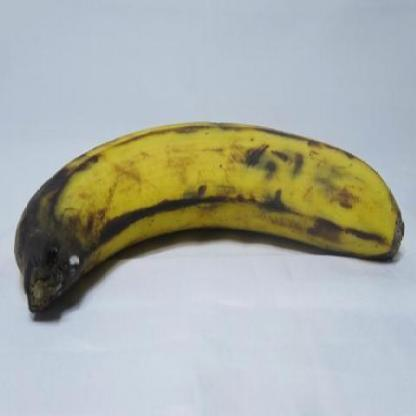
#> input picture huhuh.jpg, 416 x 416 px
$ jupyter execute 'kode test_decision tree.ipynb'
#> lines starting #> are read from the running program, lines starting #| are printed output that depends on the picture
[cell 1]
import os
import shutil
from PIL import Image
import numpy as np
import cv2
from sklearn.tree import DecisionTreeClassifier
from sklearn.metrics import confusion_matrix

base_dir = 'DATASET_ORIGINAL'  # Folder yang berisi dataset
# Membuat folder output jika belum ada
if not os.path.exists('output'):
    os.makedirs('output')

# membersihkan folder output jika sudah ada
shutil.rmtree('output', ignore_errors=True)

#copy file base_dir ke folder output
shutil.copytree(base_dir, 'output')
base_dir = 'output'  # Folder yang berisi dataset


# Kategori yang ada dalam dataset
categories = ['overripe', 'ripe', 'rotten', 'unripe']  # Sesuaikan dengan kategori yang ada dalam dataset

# Fungsi untuk mendapatkan label dari setiap gambar
def get_label(image_path):
    if 'overripe' in image_path:
        return 'overripe'
    elif 'ripe' in image_path:
        return 'ripe'
    elif 'rotten' in image_path:
        return 'rotten'
    elif 'unripe' in image_path:
        return 'unripe'
    else:
        return 'unknown'

# Fungsi untuk menghitung nilai modus dari array numpy
def find_mode(np_array):
    vals, counts = np.unique(np_array, return_counts=True)
    index = np.argmax(counts)
    return vals[index]

# Melabeli gambar dan melakukan crop
mode_hue_values = []
labels = []
try:
    for root, dirs, files in os.walk(base_dir):
        for file in files:
            if file.endswith(('jpg', 'jpeg', 'png')):
                file_path = os.path.join(root, file)
                label = get_label(file_path)
                print(f'Processing file: {file_path}, Label: {label}')
                if label != 'unknown':
                    # Pindahkan file ke folder yang sesuai
                    new_path = os.path.join(base_dir, label, file)
                    shutil.move(file_path, new_path)
                    print(f'Moved {file} to {label} folder')

                    # Crop gambar menjadi 20x20 px
                    img = Image.open(new_path)
                    img = img.resize((20, 20), Image.LANCZOS)
                    img.save(new_path)
                    print(f'Cropped {file} to 20x20 px')

                    # Normalisasi RGB yaitu mengubah nilai RGB menjadi 0-1 yang berguna untuk konversi ke HSV yang mana nilai H (hue) berada di rentang 0-360
                    img_array = np.array(img)
                    img_array = img_array / 255.0 # Normalisasi nilai RGB denagn pembagian 255 agar nilainya menjadi 0-1
                    img_normalized = Image.fromarray((img_array * 255).astype(np.uint8)) # Kembalikan nilai RGB ke 0-255 agar bisa disimpan sebagai gambar
                    img_normalized.save(new_path) # Simpan gambar yang sudah dinormalisasi
                    print(f'Normalized RGB values for {file}')

                    # Konversi RGB menjadi HSV
                    img_hsv = cv2.cvtColor(np.array(img_normalized), cv2.COLOR_RGB2HSV) # Konversi RGB ke HSV
                    img_hsv = Image.fromarray(img_hsv) # Kembalikan ke format gambar PIL
                    img_hsv.save(new_path) # Simpan gambar yang sudah dikonversi ke HSV
                    print(f'Converted {file} to HSV')

                    # Hitung nilai modus hue
                    hue_values = np.array(img_hsv)[:, :, 0] # Ambil nilai hue dari gambar
                    mode_hue = find_mode(hue_values) # Hitung nilai modus dari nilai hue
                    print(f'Mode hue value for {file}: {mode_hue}')
                    mode_hue_values.append(mode_hue) # Tambahkan nilai modus hue ke list agar bisa digunakan untuk training
                    labels.append(label) # Tambahkan label ke list
#> pass 2 of the loop `for root, dirs, files in os.walk(base_dir):`:
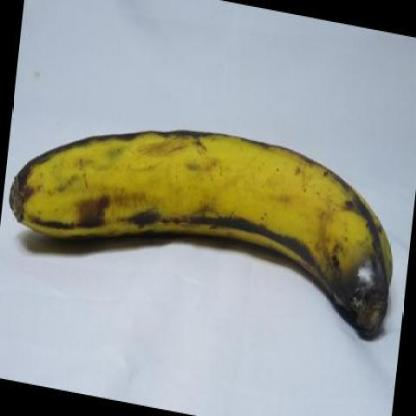
#> input picture output/overripe/musa-acuminata-mold-e18cfd23-1d0a-11ec-87d5-d8c4975e38aa_jpg.rf.175dccdf3479ad6a73213197efe00527.jpg, 416 x 416 px
#> img is the input picture: PIL image 416x416 RGB; mean R, G, B 152.5, 156.1, 147.3
#> `img = img.resize((20, 20), Image.LANCZOS)`:
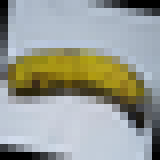
#> img: PIL image 20x20 RGB (shown 8 times larger); mean R, G, B 153.4, 157, 148.2
#> `hue_values = np.array(img_hsv)[:, :, 0]`:
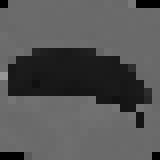
#> hue_values: shape (20, 20) (shown 8 times larger); min 0, max 150, mean 84.9
#> vals = 39 values from 0 to 150; counts = 39 values, max 105 at index 26, min 1 at index 1, mean 10.26
#> index = 26
#> `mode_hue = find_mode(hue_values)`: mode_hue = 106
#| Mode hue value for musa-acuminata-mold-e18cfd23-1d0a-11ec-87d5-d8c4975e38aa_jpg.rf.175dccdf3479ad6a73213197efe00527.jpg: 106
#> pass 3 of the loop `for root, dirs, files in os.walk(base_dir):`:
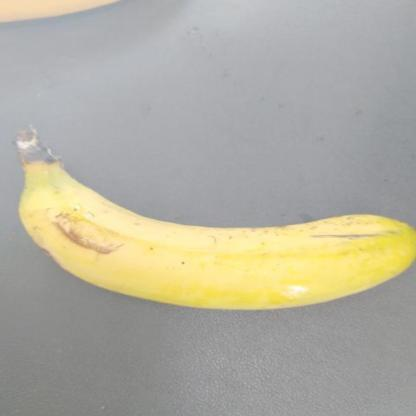
#> input picture output/ripe/musa-acuminata-banana-c83e1091-394a-11ec-94bb-d8c4975e38aa_jpg.rf.7c3d445d67a097b9720e3d03a6148e66.jpg, 416 x 416 px
#> img is the input picture: PIL image 416x416 RGB; mean R, G, B 177.1, 174, 159.6
#> `img = img.resize((20, 20), Image.LANCZOS)`:
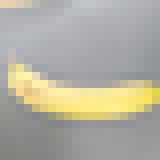
#> img: PIL image 20x20 RGB (shown 8 times larger); mean R, G, B 177, 174, 159.6
#> `hue_values = np.array(img_hsv)[:, :, 0]`:
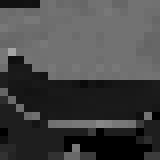
#> hue_values: shape (20, 20) (shown 8 times larger); min 0, max 165, mean 68.9
#> `mode_hue = find_mode(hue_values)`: mode_hue = 114
#| Mode hue value for musa-acuminata-banana-c83e1091-394a-11ec-94bb-d8c4975e38aa_jpg.rf.7c3d445d67a097b9720e3d03a6148e66.jpg: 114
except Exception as e:
    print(f"Error processing images: {e}")

print(f'Total processed images: {len(mode_hue_values)}')
#| Total processed images: 2
print(f'Labels: {labels}')

[cell 2]
# Menggunakan Decision Tree
if len(mode_hue_values) > 0: # Pastikan ada data hue yang diproses
    label_mapping = {'unripe': 0, 'ripe': 1, 'overripe': 2, 'rotten': 3} # Mapping label ke nilai numerik
    Y = np.array([label_mapping[label] for label in labels]) # Ubah label ke nilai numerik
    X = np.array(mode_hue_values).reshape(-1, 1) # Ubah nilai hue ke bentuk yang bisa digunakan untuk training yaitu 2 dimensi dengan value 1 atau 2 dimensi dengan value -1
#> X = [106, 114]
    DT_model = DecisionTreeClassifier() # Inisialisasi model Decision Tree
    DT_model.fit(X, Y) # Training model Decision Tree yaitu mencari pola antara nilai hue dan label

    # Fungsi untuk memprediksi gambar baru
    def predict_new_image(image_path):
        # Buka dan proses gambar baru
#> called with image_path = 'huhuh.jpg'
        img = Image.open(image_path)
#> img is the input picture: PIL image 416x416 RGB; mean R, G, B 170.6, 174.8, 167.4
        img = img.resize((20, 20), Image.LANCZOS)
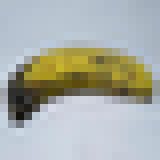
#> img: PIL image 20x20 RGB (shown 8 times larger); mean R, G, B 170.5, 174.7, 167.3
        img_array = np.array(img) / 255.0
        img_normalized = Image.fromarray((img_array * 255).astype(np.uint8))
        img_hsv = cv2.cvtColor(np.array(img_normalized), cv2.COLOR_RGB2HSV)
#> img_hsv: shape (20, 20, 3); mean H, S, V 85, 55.4, 186.4
        hue_values = np.array(img_hsv)[:, :, 0]
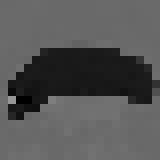
#> hue_values: shape (20, 20) (shown 8 times larger); min 0, max 150, mean 85
        mode_hue = find_mode(hue_values)
#> mode_hue = 105

        # Prediksi
        hasilprediksi = DT_model.predict(np.array([mode_hue]).reshape(-1, 1))
#> hasilprediksi = [2]

        # Kondisi Kematangan
        if hasilprediksi == 0:
            print(f'Pisang pada {image_path} ini belum matang')
        elif hasilprediksi == 1:
            print(f'Pisang pada {image_path} ini matang')
        elif hasilprediksi == 2:
            print(f'Pisang pada {image_path} ini terlalu matang')
        elif hasilprediksi == 3:
            print(f'Pisang pada {image_path} ini busuk')
        else:
            print(f'Pisang pada {image_path} tidak teridentifikasi')

    # Prediksi contoh data baru
    new_image_path = 'huhuh.jpg'  # Ganti dengan path gambar baru yang ingin diprediksi
    predict_new_image(new_image_path)

    # Menghitung akurasi menggunakan confusion matrix
    Y_pred = DT_model.predict(X) # Prediksi data training dengan model Decision Tree
#> Y_pred = [2, 1]
    cm = confusion_matrix(Y, Y_pred) # Hitung confusion matrix yaitu jumlah prediksi yang benar dan salah
#> cm = [[1, 0], [0, 1]]
    print('Confusion Matrix:')
    print(cm)
#| [[1 0]
#|  [0 1]]

    # Menghitung akurasi
    accuracy = np.trace(cm) / np.sum(cm) * 100
#> accuracy = 100
    print(f'Akurasi: {accuracy:.2f}%')
#| Akurasi: 100.00%
else:
    print("No images were processed. Please check the dataset path and ensure images are available.")
